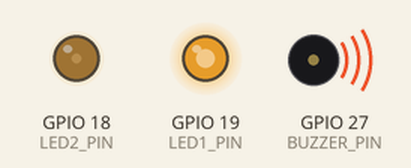
This program was run on a simulated ESP32. Shown: output pins drawn as LEDs (lit = HIGH), buzzer (waves = sounding).

Above: at 0.05 s.
At 1.15 s:
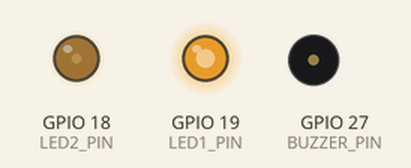
At 2.3 s:
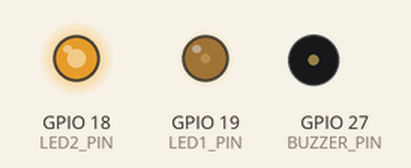
At 4.75 s:
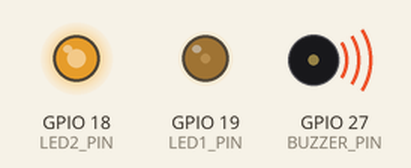
At 9.55 s:
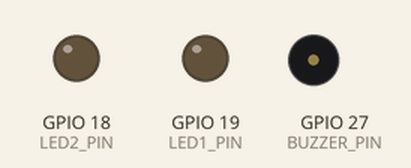
Timing chart, 0 to 11.0 s (numbered marks = the images above):
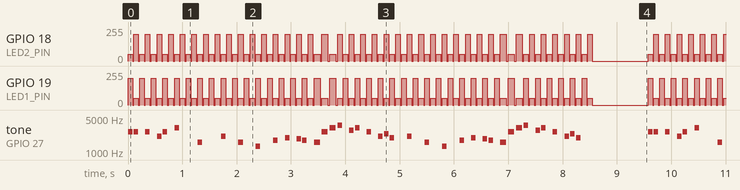

Measured:
- by itself, GPIO 18 (LED2_PIN), GPIO 19 (LED1_PIN): moves between 0/255 and 199/255, repeating every 9.6 s
- by itself, tone on GPIO 27 (BUZZER_PIN): plays 2637 Hz for 0.08 s, 2637 Hz for 0.08 s, 2637 Hz for 0.08 s, 2093 Hz for 0.08 s, 2637 Hz for 0.08 s, 3136 Hz for 0.08 s … (559 notes in this stretch)

The program:

main.cpp
```cpp
#include <Arduino.h>

// --- Pin definitions for ESP32 ---
#define BUZZER_PIN 27
#define LED1_PIN   19
#define LED2_PIN   18

// --- PWM Channels ---
#define PWM_BUZZER_CH  0
#define PWM_LED1_CH    1
#define PWM_LED2_CH    2

#define PWM_RESOLUTION 8 // 8-bit (0–255)

#define NOTE_B0  31
#define NOTE_C1  33
#define NOTE_CS1 35
#define NOTE_D1  37
#define NOTE_DS1 39
#define NOTE_E1  41
#define NOTE_F1  44
#define NOTE_FS1 46
#define NOTE_G1  49
#define NOTE_GS1 52
#define NOTE_A1  55
#define NOTE_AS1 58
#define NOTE_B1  62
#define NOTE_C2  65
#define NOTE_CS2 69
#define NOTE_D2  73
#define NOTE_DS2 78
#define NOTE_E2  82
#define NOTE_F2  87
#define NOTE_FS2 93
#define NOTE_G2  98
#define NOTE_GS2 104
#define NOTE_A2  110
#define NOTE_AS2 117
#define NOTE_B2  123
#define NOTE_C3  131
#define NOTE_CS3 139
#define NOTE_D3  147
#define NOTE_DS3 156
#define NOTE_E3  165
#define NOTE_F3  175
#define NOTE_FS3 185
#define NOTE_G3  196
#define NOTE_GS3 208
#define NOTE_A3  220
#define NOTE_AS3 233
#define NOTE_B3  247
#define NOTE_C4  262
#define NOTE_CS4 277
#define NOTE_D4  294
#define NOTE_DS4 311
#define NOTE_E4  330
#define NOTE_F4  349
#define NOTE_FS4 370
#define NOTE_G4  392
#define NOTE_GS4 415
#define NOTE_A4  440
#define NOTE_AS4 466
#define NOTE_B4  494
#define NOTE_C5  523
#define NOTE_CS5 554
#define NOTE_D5  587
#define NOTE_DS5 622
#define NOTE_E5  659
#define NOTE_F5  698
#define NOTE_FS5 740
#define NOTE_G5  784
#define NOTE_GS5 831
#define NOTE_A5  880
#define NOTE_AS5 932
#define NOTE_B5  988
#define NOTE_C6  1047
#define NOTE_CS6 1109
#define NOTE_D6  1175
#define NOTE_DS6 1245
#define NOTE_E6  1319
#define NOTE_F6  1397
#define NOTE_FS6 1480
#define NOTE_G6  1568
#define NOTE_GS6 1661
#define NOTE_A6  1760
#define NOTE_AS6 1865
#define NOTE_B6  1976
#define NOTE_C7  2093
#define NOTE_CS7 2217
#define NOTE_D7  2349
#define NOTE_DS7 2489
#define NOTE_E7  2637
#define NOTE_F7  2794
#define NOTE_FS7 2960
#define NOTE_G7  3136
#define NOTE_GS7 3322
#define NOTE_A7  3520
#define NOTE_AS7 3729
#define NOTE_B7  3951
#define NOTE_C8  4186
#define NOTE_CS8 4435
#define NOTE_D8  4699
#define NOTE_DS8 4978

// --- Mario melody ---
int melody[] = {
  NOTE_E7, NOTE_E7, 0, NOTE_E7,
  0, NOTE_C7, NOTE_E7, 0,
  NOTE_G7, 0, 0,  0,
  NOTE_G6, 0, 0, 0,

  NOTE_C7, 0, 0, NOTE_G6,
  0, 0, NOTE_E6, 0,
  0, NOTE_A6, 0, NOTE_B6,
  0, NOTE_AS6, NOTE_A6, 0,

  NOTE_G6, NOTE_E7, NOTE_G7,
  NOTE_A7, 0, NOTE_F7, NOTE_G7,
  0, NOTE_E7, 0, NOTE_C7,
  NOTE_D7, NOTE_B6, 0, 0,

  NOTE_C7, 0, 0, NOTE_G6,
  0, 0, NOTE_E6, 0,
  0, NOTE_A6, 0, NOTE_B6,
  0, NOTE_AS6, NOTE_A6, 0,

  NOTE_G6, NOTE_E7, NOTE_G7,
  NOTE_A7, 0, NOTE_F7, NOTE_G7,
  0, NOTE_E7, 0, NOTE_C7,
  NOTE_D7, NOTE_B6, 0, 0
};

int tempo[] = {
  12, 12, 12, 12,
  12, 12, 12, 12,
  12, 12, 12, 12,
  12, 12, 12, 12,

  12, 12, 12, 12,
  12, 12, 12, 12,
  12, 12, 12, 12,
  12, 12, 12, 12,

  9, 9, 9,
  12, 12, 12, 12,
  12, 12, 12, 12,
  12, 12, 12, 12,

  12, 12, 12, 12,
  12, 12, 12, 12,
  12, 12, 12, 12,
  12, 12, 12, 12,

  9, 9, 9,
  12, 12, 12, 12,
  12, 12, 12, 12,
  12, 12, 12, 12,
};

int song = 1;

void setup() {
  // Setup PWM channels
  ledcSetup(PWM_BUZZER_CH, 2000, PWM_RESOLUTION);
  ledcAttachPin(BUZZER_PIN, PWM_BUZZER_CH);

  ledcSetup(PWM_LED1_CH, 5000, PWM_RESOLUTION);
  ledcAttachPin(LED1_PIN, PWM_LED1_CH);

  ledcSetup(PWM_LED2_CH, 5000, PWM_RESOLUTION);
  ledcAttachPin(LED2_PIN, PWM_LED2_CH);
}

// --- Play the melody ---
void sing(int s) {
  int size = sizeof(melody) / sizeof(int);
  for (int thisNote = 0; thisNote < size; thisNote++) {
    int noteFreq = melody[thisNote];
    int noteDur = 1000 / tempo[thisNote];

    if (noteFreq == 0) {
      ledcWrite(PWM_BUZZER_CH, 0); // silence
    } else {
      ledcWriteTone(PWM_BUZZER_CH, noteFreq);
    }

    // LED effect: alternate LEDs for each note
    if (thisNote % 2 == 0) {
      ledcWrite(PWM_LED1_CH, 200);
      ledcWrite(PWM_LED2_CH, 50);
    } else {
      ledcWrite(PWM_LED1_CH, 50);
      ledcWrite(PWM_LED2_CH, 200);
    }

    delay(noteDur);
    ledcWrite(PWM_BUZZER_CH, 0); // stop buzzer
    ledcWrite(PWM_LED1_CH, 0);
    ledcWrite(PWM_LED2_CH, 0);

    delay(noteDur * 0.30); // spacing between notes
  }
}

void loop() {
  sing(song);
  delay(1000); // Pause before replay
}
```
